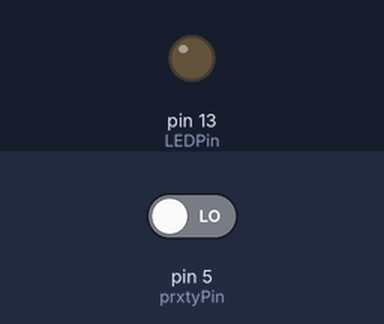
Bench run of a sketch on a simulated Arduino Uno, built with avr-gcc and run on an emulated ATmega328P. Parts: output pins drawn as LEDs (lit = HIGH). The inputs (shaded band) are chosen by the test bench; at power-on: pin 5 (prxtyPin) LOW. What the sketch prints to the serial monitor is not drawn.

Above: at 1.2 s.
1.3 s: pin 5 (prxtyPin) driven HIGH
At 2.2 s:
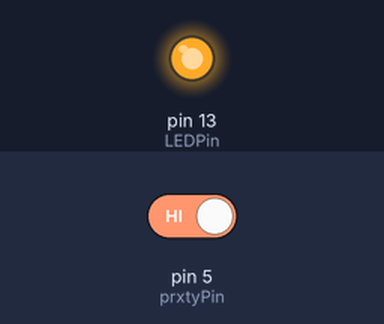
2.8 s: pin 5 (prxtyPin) driven LOW
At 3.4 s:
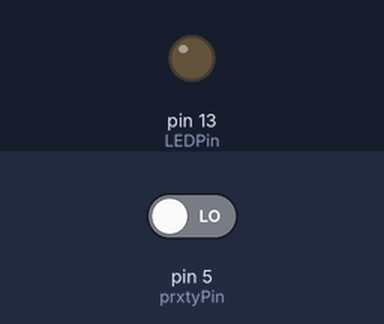
Timing chart, 0 to 5.8 s (numbered marks = the images above; inputs shaded):
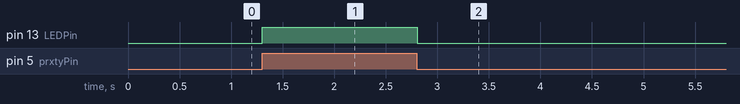

The sketch:

ngt-ss-prxty-1A.ino
```cpp
/* Test Code */
// Faya-Nugget Sample Code
// Date: 2015/04/29
// Module Name: Proximity Sensor
// Module Number: #ngt-ss-prxty-1A
// Description: .

// Wiring: Module Pin ==> Arduino Pin
//               Vout ==> A0

int prxtyPin=5;
int LEDPin=13;

void setup()
{
  Serial.begin(9600);
  pinMode(prxtyPin,INPUT);
  pinMode(LEDPin,OUTPUT);
}

void loop()
{

  if(digitalRead(prxtyPin)==HIGH)
    digitalWrite(LEDPin,HIGH);
  else if(digitalRead(prxtyPin)==LOW)
    digitalWrite(LEDPin,LOW);
  Serial.println(digitalRead(prxtyPin));
  //delay(500);
}
```

Measured:
- after the input at 1.3 s, pin 13 (LEDPin): LOW → HIGH at once
- after the input at 2.8 s, pin 13 (LEDPin): HIGH → LOW at once
